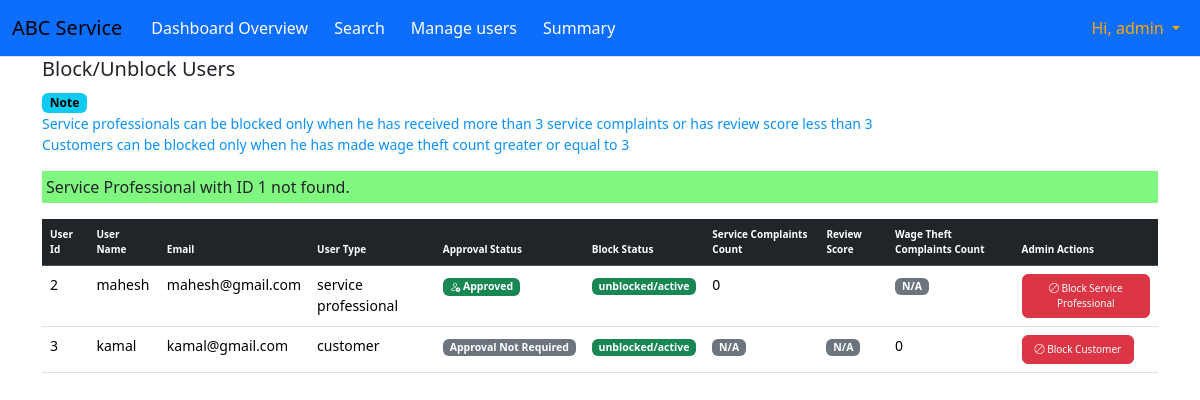
The app's page /block_service_professional_route/1 (signed in) with its own data.
### backend_dir/model.py (models this page shows)
class clsUsers(db.Model):
    __tablename__ = 'tblUsers'
    user_id_col = db.Column(db.Integer, primary_key=True, autoincrement=True)
    user_name_col = db.Column(db.String, nullable=False)
    email_col = db.Column(db.String, unique=True, nullable=False)
    password_col = db.Column(db.String, nullable=False)
    user_type_col = db.Column(db.String, nullable=False)  # e.g., 'admin', 'customer', 'service_professional'
    date_registered_col = db.Column(db.String)
    block_status_col = db.Column(db.String(50), nullable=False, default='unblocked/active')
    customer_table = db.relationship(
                                        "clsCustomers",
                                        cascade="all", #If a  record of clsUsers is deleted, the associated  record in clsCustomers will also be deleted automatically,
                                        back_populates="users_table",   # if you have a clsCustomers object, you can access the associated clsUsers object using customer.users_table).
                                        uselist=False, #one-to-one relationship a record in clsUsers can have only 1 record in clsCustomers
                                        lazy=True
                                    )
    service_professional_table = db.relationship(
                                                    "clsServiceProfessionals",
                                                    cascade="all",
                                                    back_populates="users_table",   # Enables access to the associated clsUsers record as service_professional.user
                                                    uselist=False,
                                                    lazy=True
                                                )
    block_history_table = db.relationship('clsBlockHistory', backref='users_table', lazy=True)

class clsServiceProfessionals(db.Model):
    __tablename__ = 'tblServiceProfessionals'
    serviceProfessional_id_col = db.Column(db.Integer, primary_key=True, autoincrement=True)
    user_id_col = db.Column(db.Integer, db.ForeignKey('tblUsers.user_id_col'), unique=True)
    phone_col = db.Column(db.String, nullable=False)
    location_col = db.Column(db.String(150))
    pin_col = db.Column(db.Integer)
    service_description_col = db.Column(db.Text)
    experience_col = db.Column(db.Integer)
    uploaded_documents_path_col = db.Column(db.String, nullable=True)
    is_approved_col = db.Column(db.Boolean)
    service_complaints_count_col = db.Column(db.Integer, default=0)#excellent service,good service,avg service,bad service,very poor service
    service_id_col = db.Column(
                                db.Integer,
                                db.ForeignKey('tblServices.service_id_col'),
                                nullable=False
                                )
    income_col=db.Column(db.Float)
    users_table = db.relationship(
                                    "clsUsers",
                                    back_populates="service_professional_table",
                                    lazy=True,
                                    cascade="all,delete"
                                )
    services_table = db.relationship(
                                        "clsServices",
                                        back_populates="service_professional_table",
                                        cascade="save-update",
                                        uselist=False,  # Setting uselist=False in the relationship and adding
                                        lazy=True
                                    )
    cart_table = db.relationship(
                                    "clsCart",
                                    back_populates="service_professionals_table",
                                    lazy=True,
                                    cascade="save-update",
                                    uselist=False
                                )
    service_requests_table= db.relationship(
                                    "clsServiceRequests",
                                    back_populates="service_professionals_table",
                                    lazy=True,
                                    cascade="save-update",
                                    uselist=False
                                )
    review_rating_table = db.relationship(
                                            'clsReviewRating',
                                            back_populates='service_professional_table',
                                            lazy=True,
                                            uselist=True  # Allow multiple reviews from different customers
                                        )

class clsCustomers(db.Model):
    __tablename__ = 'tblCustomers'
    customer_id_col = db.Column(db.Integer, primary_key=True, autoincrement=True)
    user_id_col = db.Column(db.Integer, db.ForeignKey('tblUsers.user_id_col'), unique=True)
    phone_col = db.Column(db.String, nullable=False)  # Phone stored as a string to include country codes or leading zeros
    location_col = db.Column(db.String(150))
    pin_col = db.Column(db.Integer)
    wage_theft_count_col = db.Column(db.Integer, default=0)
    users_table = db.relationship(
                                    "clsUsers",
                                    back_populates="customer_table",
                                    lazy=True,
                                    cascade="save-update",
                                    uselist=False
                                )
    cart_table = db.relationship(
                                    "clsCart",
                                    back_populates="customers_table",  # back_populates used here to link to cart_items_table in clsCart
                                    lazy=True,
                                    cascade="save-update"
                                )
    service_requests_table = db.relationship(
                                        "clsServiceRequests",
                                        back_populates="customers_table",
                                        uselist=False,
                                        cascade="save-update",
                                        lazy=True
                                    )
    review_rating_table = db.relationship(
        'clsReviewRating',
        back_populates='customer_table',
        lazy=True,
        uselist=True  # Allow multiple reviews from the same customer
    )

### backend_dir/controllers.py (the view)
@myApp.route('/block_service_professional_route/<int:user_id>', methods=['GET'])
def fun_block_service_professional(user_id):
    if is_user_is_Admin():
        target_user = db.session.query(clsUsers).filter(clsUsers.user_id_col==user_id).first()
        if target_user and target_user.user_type_col == "service professional":
            target_user.block_status_col = 'blocked/inactive'
            db.session.commit()
            new_block_record = clsBlockHistory(
                                                user_id_col=user_id,
                                                block_status_col='blocked/inactive',
                                                reason_for_block_col='admin decision'
                                                )
            db.session.add(new_block_record)
            db.session.commit()
            all_users_rows_except_admin = get_all_users_except_admin()
            return render_template("admin_dir/block_unblock_Users_html.html",
                                    msg=f"Service Professional with User ID {user_id} has been successfully blocked .",
                                    allUsersRows_exceptAdmin_data=all_users_rows_except_admin,
                                    totalNoOfUsers_except_Admin_data=getTotalNoOfUsers_Except_Admin())
        else:
            all_users_rows_except_admin = get_all_users_except_admin()
            return render_template("admin_dir/block_unblock_Users_html.html",
                                   msg=f"Service Professional with ID {user_id} not found.",
                                   allUsersRows_exceptAdmin_data=all_users_rows_except_admin,
                                   totalNoOfUsers_except_Admin_data=getTotalNoOfUsers_Except_Admin())
    else:
        return render_template('login.html', error_msg_data="You are not authorized to access this page.")

### backend_dir/controllers.py (called while the page is built)
def is_user_is_Admin():
    if session.get('user_type_session') == 'admin':
        return True
    else:
        return False

def getTotalNoOfUsers_Except_Admin():
    from sqlalchemy import func
    totalNoOfUsers = clsUsers.query.with_entities(func.count(clsUsers.user_id_col)).scalar()
    totalNoOfUsers_except_Admin =totalNoOfUsers-1
    return totalNoOfUsers_except_Admin

def get_all_users_except_admin():
    allUsersRows_exceptAdmin = clsUsers.query.filter(clsUsers.user_type_col !="admin").all()
    return allUsersRows_exceptAdmin

### templates/admin_dir/block_unblock_Users_html.html (shortened to what this page needs)
{% extends "admin_dir/admin_layout.html" %}
{% block content %}
<div class="container">
    <h5>Block/Unblock Users</h5>
    <span class="badge text-bg-info">Note</span>
    <p style="font-size:14px;color:rgb(11, 145, 247)">Service professionals can be blocked only when he has received more than 3 service complaints or has  review score less than 3<br/>
    Customers can be blocked only when he has made wage theft count greater or equal to 3</p>
    <p style="background-color:rgb(128, 248, 128);padding:4px;">
        {{ msg }}
    </p>
    {% if totalNoOfUsers_except_Admin_data ==0 %}
        No users registered yet.
    {% else %}
        <table class="table" style="font-size:14px;">
            <thead class="table-dark" style="font-size:10px;">
                <tr>
                    <th>User Id</th>
                    <th>User Name</th>
                    <th>Email</th>
                    <th>User Type</th>
                    <th>Approval Status</th>
                    <th>Block Status</th>
                    <th>Service Complaints Count</th>
                    <th>Review Score</th>
                    <th>Wage Theft Complaints Count</th>
                    <th>Admin Actions</th>
                </tr>
            </thead>
            <tbody>
                {% for user in allUsersRows_exceptAdmin_data %}
                    <tr>
                        <td>{{ user.user_id_col }}</td>
                        <td>{{ user.user_name_col }}</td>
                        <td>{{ user.email_col }}</td>
                        <td>{{ user.user_type_col }}</td>
                        <td>
                            {% if user.user_type_col=="customer" %}
                                <span class="badge text-bg-secondary">Approval Not Required </span>
                            {% elif user.user_type_col=="service professional" %}
                                {% if user.service_professional_table.is_approved_col==True %}
                                    <span class="badge text-bg-success"><i class="bi bi-person-check"></i></i>  Approved </span>
                                {% elif user.service_professional_table.is_approved_col==False %}
                                    <span class="badge text-bg-danger">Approval Pending/Disapproved </span>
                                {% endif %}
                            {% endif %}
                        </td>
                        <td>
                            {% if user.block_status_col == "blocked/inactive" %}
                                <span class="badge text-bg-danger"> <i class="bi bi-person-fill-slash"></i>{{ user.block_status_col }} </span>
                            {% elif user.block_status_col == "unblocked/active" %}
                                <span class="badge text-bg-success">  {{ user.block_status_col }} </span>
                            {% endif %}
                        </td>
                        <td>
                            {% if user.user_type_col == "service professional" %}
                                {{ user.service_professional_table.service_complaints_count_col }}
                            {% else %}
                                <span class="badge text-bg-secondary">N/A</span>
                            {% endif %}
                        </td>
                        <td>
                            {% if user.user_type_col == "service professional" %}
                                {{ user.service_professional_table.review_score_col }}
                            {% else %}
                                <span class="badge text-bg-secondary">N/A</span>
                            {% endif %}
                        </td>
                        <td>
                            {% if user.user_type_col == "customer" %}
                                {{ user.customer_table.wage_theft_count_col }}
                            {% else %}
                                <span class="badge text-bg-secondary">N/A</span>
                            {% endif %}
                        </td>
                        <td>
                            {% if user.block_status_col == "unblocked/active" %}
                                {% if user.user_type_col == "service professional" %}
                                    <a href="/block_service_professional_route/{{ user.user_id_col }}" class="btn btn-danger" style="font-size:10px;"><i class="bi bi-ban"></i> Block Service Professional</a>
                                {% elif user.user_type_col == "customer" %}
                                    <a href="/block_customer_route/{{ user.user_id_col }}" class="btn btn-danger" style="font-size:10px;"><i class="bi bi-ban"></i> Block Customer</a>
                                {% endif %}
                            {% endif %}
                        </td>
                    </tr>
                {% endfor %}
            </tbody>
        </table>
    {% endif %}
</div>
{% endblock %}

### static/stylesheet/style.css (style rules this page uses)
body { margin: 0; padding: 0; }

### records on screen
clsUsers: user_id_col "2", user_name_col "mahesh", email_col "mahesh@gmail.com", user_type_col "service professional", shows "Approved", block_status_col "unblocked/active", service_professional_table.service_complaints_count_col "0", shows "N/A"
clsUsers: user_id_col "3", user_name_col "kamal", email_col "kamal@gmail.com", user_type_col "customer", shows "Approval Not Required", block_status_col "unblocked/active", shows "N/A", customer_table.wage_theft_count_col "0"

### other values on screen
{{ session['user_type_session'] }} "admin"
{{ msg }} "Service Professional with ID 1 not found."
